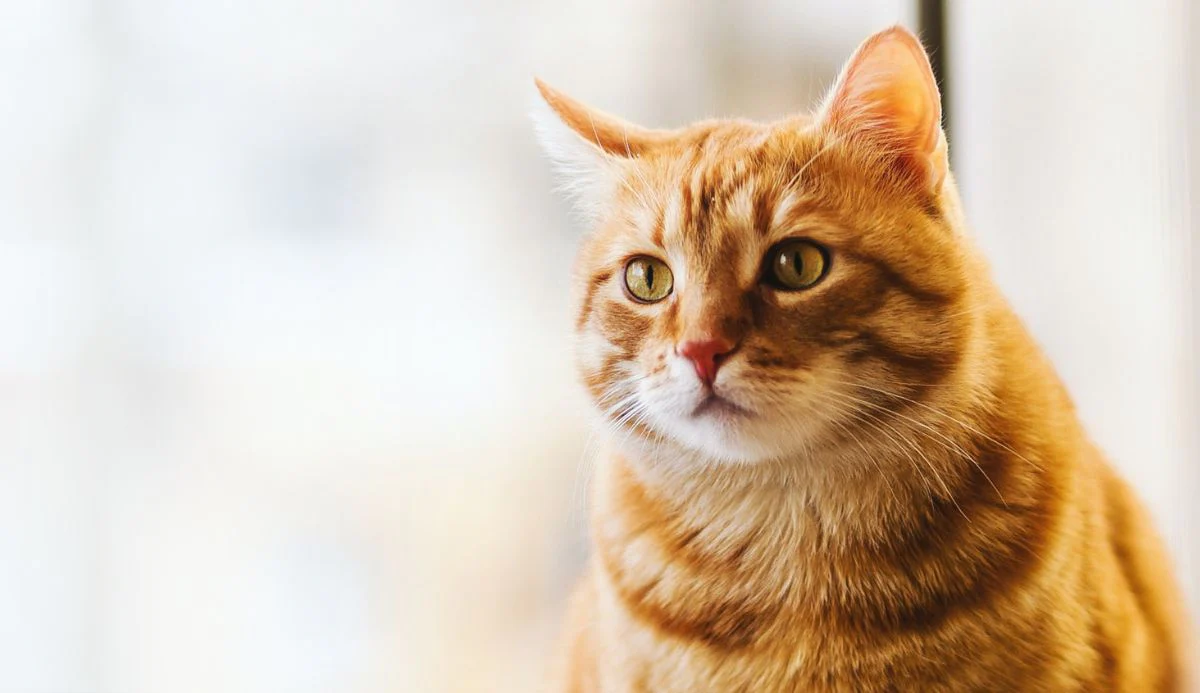
#> input picture Photos/cat-large.png, 1200 x 693 px
$ python masking.py
#> lines starting #> are read from the running program, lines starting #| are printed output that depends on the picture; after the words box and inside, x2 and y2 are one past the last pixel; in counts of white or black regions, pixels touching at a corner belong together
import cv2 as cv
import numpy as np

img = cv.imread('Photos/cat-large.png')
#> img is the input picture: shape (693, 1200, 3); mean B, G, R 179.1, 198.9, 217
# cv.imshow('Cat', img)

blank = np.zeros(img.shape[:2], dtype='uint8')
# cv.imshow('Blank Image', blank)

mask = cv.circle(blank, (img.shape[1]//2 + 100, img.shape[0]//2), 250, 255, -1)
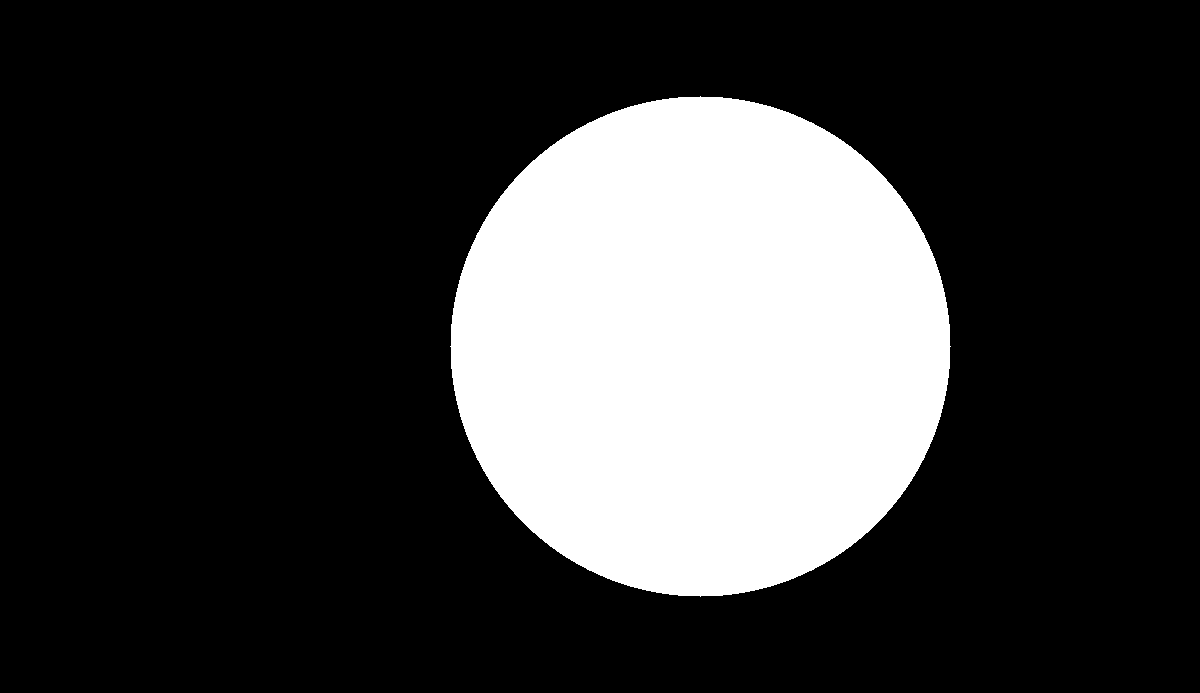
#> blank: shape (693, 1200); 23.6% white; 1 white region, box (x1, y1, x2, y2) and area: (450, 96, 951, 597) 196321
cv.imshow('Mask', mask)

masked = cv.bitwise_and(img, img, mask=mask)
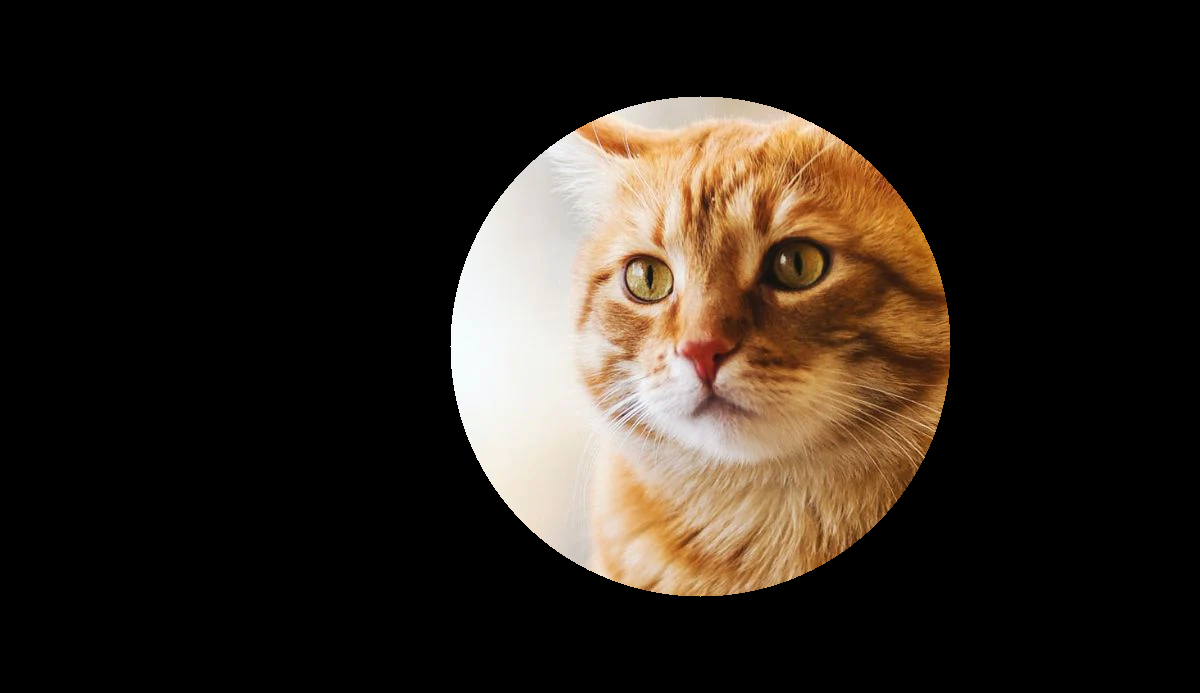
#> masked: shape (693, 1200, 3); mean B, G, R 29.3, 37.1, 45.3
cv.imshow('Masked Image', masked)

cv.waitKey(0)
